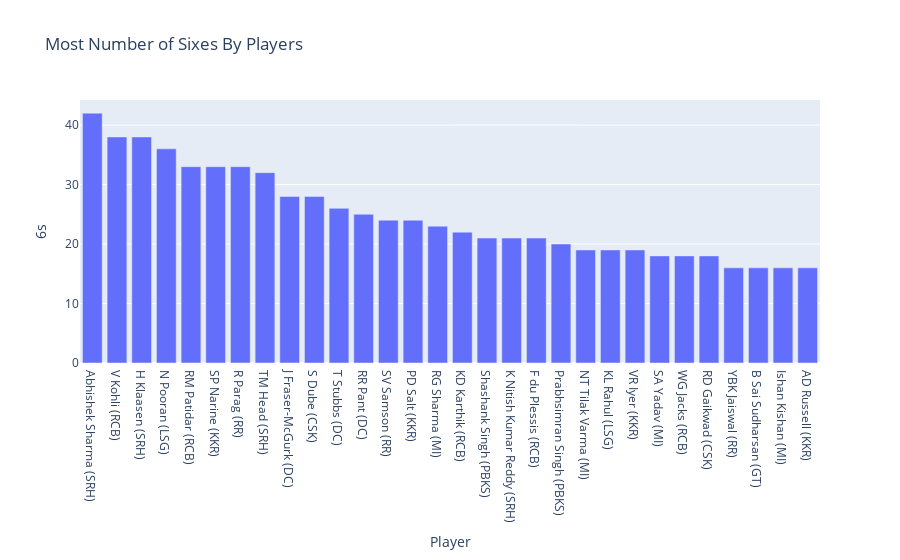

Notebook code for this chart:
### Code cell
most_sixes = df.sort_values('6s', ascending=False).head(30)
px.bar(most_sixes, x='Player', y='6s', title='Most Number of Sixes By Players')

### Figure 1 — Plotly figure (JSON) as saved in the notebook; plotly's stock layout.template omitted (floating-point values rounded to 4 significant figures)
{"data": [{"alignmentgroup": "True", "hovertemplate": "Player=%{x}<br>6s=%{y}<extra></extra>", "legendgroup": "", "marker": {"color": "#636efa", "pattern": {"shape": ""}}, "name": "", "offsetgroup": "", "orientation": "v", "showlegend": false, "textposition": "auto", "type": "bar", "x": ["Abhishek Sharma (SRH)", "V Kohli (RCB)", "H Klaasen (SRH)", "N Pooran (LSG)", "RM Patidar (RCB)", "SP Narine (KKR)", "R Parag (RR)", "TM Head (SRH)", "J Fraser-McGurk (DC)", "S Dube (CSK)", "T Stubbs (DC)", "RR Pant (DC)", "SV Samson (RR)", "PD Salt (KKR)", "RG Sharma (MI)", "KD Karthik (RCB)", "Shashank Singh (PBKS)", "K Nitish Kumar Reddy (SRH)", "F du Plessis (RCB)", "Prabhsimran Singh (PBKS)", "NT Tilak Varma (MI)", "KL Rahul (LSG)", "VR Iyer (KKR)", "SA Yadav (MI)", "WG Jacks (RCB)", "RD Gaikwad (CSK)", "YBK Jaiswal (RR)", "B Sai Sudharsan (GT)", "Ishan Kishan (MI)", "AD Russell (KKR)"], "xaxis": "x", "y": [42, 38, 38, 36, 33, 33, 33, 32, 28, 28, 26, 25, 24, 24, 23, 22, 21, 21, 21, 20, 19, 19, 19, 18, 18, 18, 16, 16, 16, 16], "yaxis": "y"}], "layout": {"barmode": "relative", "legend": {"tracegroupgap": 0}, "title": {"text": "Most Number of Sixes By Players"}, "xaxis": {"anchor": "y", "domain": [0, 1], "title": {"text": "Player"}}, "yaxis": {"anchor": "x", "domain": [0, 1], "title": {"text": "6s"}}}}
